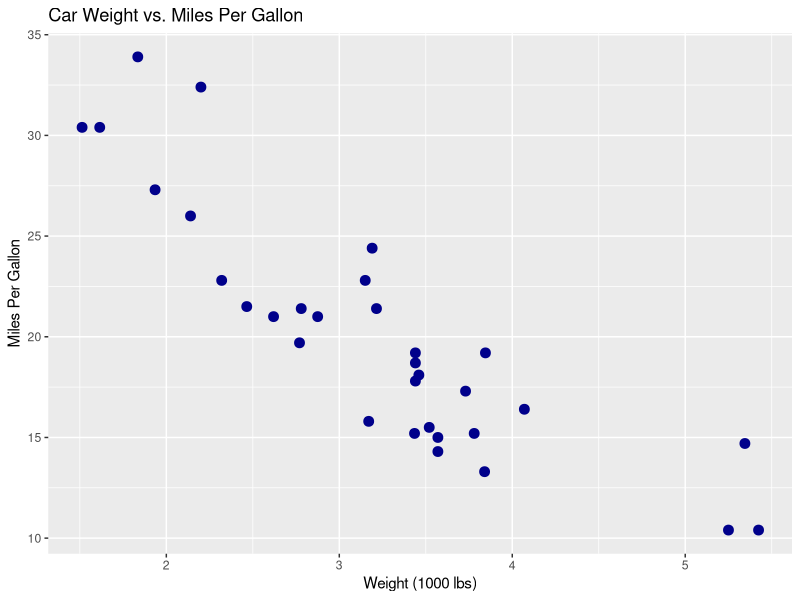
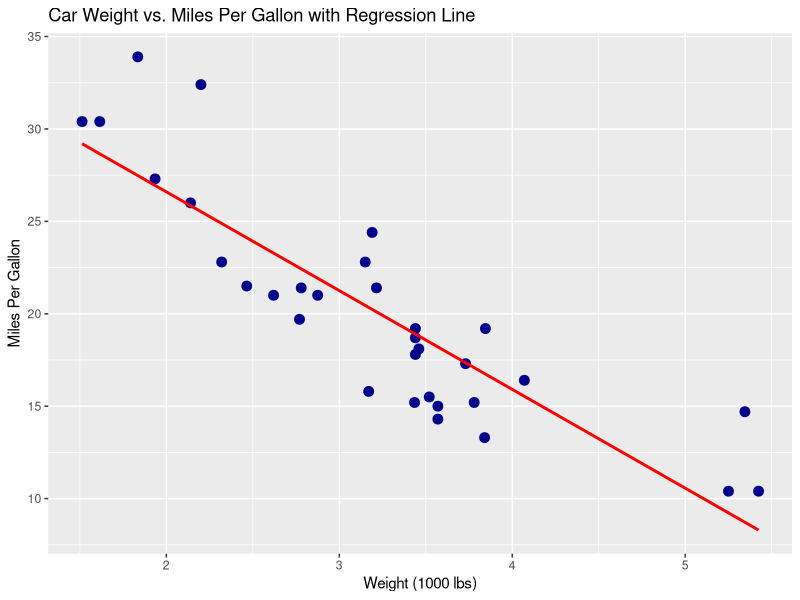

These figures' R source, in order:
library(tidyverse)
# Load the mtcars dataset and convert it to a tibble
car_data <- as_tibble(mtcars)
ggplot(car_data, aes(x = wt, y = mpg)) +
  geom_point(size = 3, color = "darkblue") +
  labs(title = "Car Weight vs. Miles Per Gallon",
       x = "Weight (1000 lbs)",
       y = "Miles Per Gallon")
# Just the coefficient
cor(car_data$wt, car_data$mpg) 
# Output: [1] -0.8676594

# The full test
cor.test(car_data$wt, car_data$mpg)

# Fit the model
mpg_model <- lm(mpg ~ wt, data = car_data)

# Get the summary of the model
summary(mpg_model)

ggplot(car_data, aes(x = wt, y = mpg)) +
  geom_point(size = 3, color = "darkblue") +
  geom_smooth(method = "lm", se = FALSE, color = "red") + # "lm" means linear model
  labs(title = "Car Weight vs. Miles Per Gallon with Regression Line",
       x = "Weight (1000 lbs)",
       y = "Miles Per Gallon")